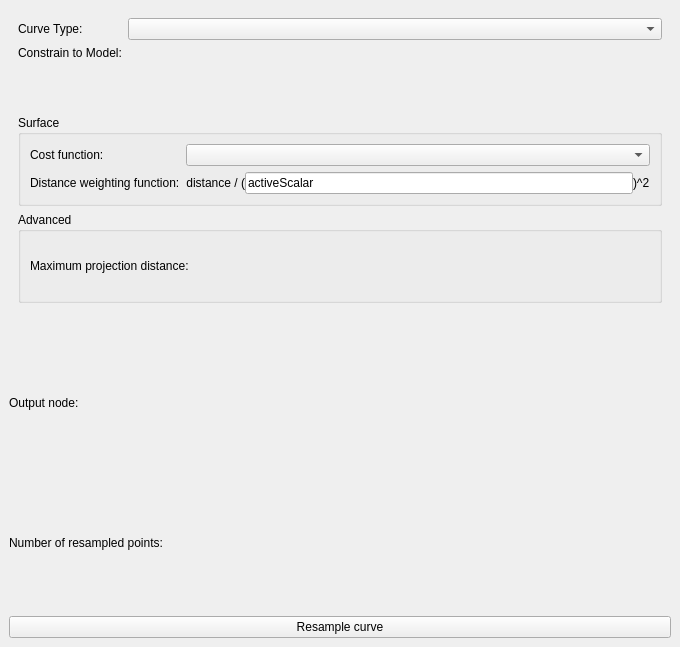
<?xml version="1.0" encoding="UTF-8"?>
<ui version="4.0">
 <class>qDMMLMarkupsCurveSettingsWidget</class>
 <widget class="QWidget" name="qDMMLMarkupsCurveSettingsWidget">
  <property name="geometry">
   <rect>
    <x>0</x>
    <y>0</y>
    <width>680</width>
    <height>647</height>
   </rect>
  </property>
  <property name="windowTitle">
   <string>Form</string>
  </property>
  <layout class="QVBoxLayout" name="verticalLayout">
   <property name="leftMargin">
    <number>0</number>
   </property>
   <property name="topMargin">
    <number>0</number>
   </property>
   <property name="rightMargin">
    <number>0</number>
   </property>
   <property name="bottomMargin">
    <number>0</number>
   </property>
   <item>
    <widget class="ctkCollapsibleButton" name="curveSettingsCollapseButton" native="true">
     <property name="text" stdset="0">
      <string>Curve Settings</string>
     </property>
     <property name="collapsed" stdset="0">
      <bool>true</bool>
     </property>
     <layout class="QVBoxLayout" name="verticalLayout_5">
      <item>
       <widget class="QWidget" name="curveSettingsWidget" native="true">
        <layout class="QVBoxLayout" name="verticalLayout_6">
         <property name="leftMargin">
          <number>9</number>
         </property>
         <property name="topMargin">
          <number>9</number>
         </property>
         <property name="rightMargin">
          <number>9</number>
         </property>
         <property name="bottomMargin">
          <number>9</number>
         </property>
         <item>
          <layout class="QFormLayout" name="formLayout_3">
           <item row="0" column="0">
            <widget class="QLabel" name="label_7">
             <property name="text">
              <string>Curve Type:</string>
             </property>
            </widget>
           </item>
           <item row="0" column="1">
            <widget class="QComboBox" name="curveTypeComboBox"/>
           </item>
           <item row="1" column="0">
            <widget class="QLabel" name="label_4">
             <property name="text">
              <string>Constrain to Model:</string>
             </property>
            </widget>
           </item>
           <item row="1" column="1">
            <widget class="qDMMLNodeComboBox" name="modelNodeSelector" native="true">
             <property name="nodeTypes" stdset="0">
              <stringlist>
               <string>vtkDMMLModelNode</string>
              </stringlist>
             </property>
             <property name="noneEnabled" stdset="0">
              <bool>true</bool>
             </property>
            </widget>
           </item>
          </layout>
         </item>
         <item>
          <widget class="ctkCollapsibleGroupBox" name="surfaceCurveCollapsibleButton">
           <property name="title">
            <string>Surface</string>
           </property>
           <property name="collapsed" stdset="0">
            <bool>false</bool>
           </property>
           <layout class="QFormLayout" name="formLayout_2">
            <item row="0" column="0">
             <widget class="QLabel" name="label_5">
              <property name="text">
               <string>Cost function:</string>
              </property>
             </widget>
            </item>
            <item row="1" column="0">
             <widget class="QLabel" name="label_6">
              <property name="text">
               <string>Distance weighting function:</string>
              </property>
              <property name="alignment">
               <set>Qt::AlignLeading|Qt::AlignLeft|Qt::AlignVCenter</set>
              </property>
             </widget>
            </item>
            <item row="1" column="1">
             <widget class="QWidget" name="scalarFunctionWidget" native="true">
              <property name="styleSheet">
               <string notr="true"/>
              </property>
              <layout class="QHBoxLayout" name="horizontalLayout_3">
               <property name="spacing">
                <number>0</number>
               </property>
               <property name="leftMargin">
                <number>0</number>
               </property>
               <property name="topMargin">
                <number>0</number>
               </property>
               <property name="rightMargin">
                <number>0</number>
               </property>
               <property name="bottomMargin">
                <number>0</number>
               </property>
               <item>
                <widget class="QLabel" name="scalarFunctionPrefixLabel">
                 <property name="sizePolicy">
                  <sizepolicy hsizetype="Minimum" vsizetype="Preferred">
                   <horstretch>0</horstretch>
                   <verstretch>0</verstretch>
                  </sizepolicy>
                 </property>
                 <property name="text">
                  <string>distance / (</string>
                 </property>
                 <property name="alignment">
                  <set>Qt::AlignRight|Qt::AlignTrailing|Qt::AlignVCenter</set>
                 </property>
                </widget>
               </item>
               <item>
                <widget class="QLineEdit" name="scalarFunctionLineEdit">
                 <property name="sizePolicy">
                  <sizepolicy hsizetype="MinimumExpanding" vsizetype="Fixed">
                   <horstretch>0</horstretch>
                   <verstretch>0</verstretch>
                  </sizepolicy>
                 </property>
                 <property name="sizeIncrement">
                  <size>
                   <width>0</width>
                   <height>0</height>
                  </size>
                 </property>
                 <property name="toolTip">
                  <string>&lt;html&gt;&lt;head/&gt;&lt;body&gt;&lt;p align=&quot;justify&quot;&gt;Function used to calculate scalar weights for pathfinding. The currently active point scalar can be accessed using the &amp;quot;activeScalar&amp;quot; variable name. All other scalars can be accessed as variables provided that they don't contain any illegal characters (&amp;quot;./* etc.).&lt;/p&gt;&lt;p&gt;Example functions: &amp;quot;activeScalar*activeScalar&amp;quot;, &amp;quot;exp(activeScalar)&amp;quot;, &amp;quot;1.0-activeScalar&amp;quot;, &amp;quot;scalarA*scalarB&amp;quot;&lt;/p&gt;&lt;/body&gt;&lt;/html&gt;</string>
                 </property>
                 <property name="text">
                  <string>activeScalar</string>
                 </property>
                </widget>
               </item>
               <item>
                <widget class="QLabel" name="scalarFunctionSuffixLabel">
                 <property name="sizePolicy">
                  <sizepolicy hsizetype="Minimum" vsizetype="Preferred">
                   <horstretch>0</horstretch>
                   <verstretch>0</verstretch>
                  </sizepolicy>
                 </property>
                 <property name="text">
                  <string>)^2</string>
                 </property>
                </widget>
               </item>
              </layout>
             </widget>
            </item>
            <item row="0" column="1">
             <widget class="QComboBox" name="costFunctionComboBox"/>
            </item>
           </layout>
          </widget>
         </item>
         <item>
          <widget class="ctkCollapsibleGroupBox" name="CurveSettingsAdvancedOptionCollapsibleGroupBox">
           <property name="title">
            <string>Advanced</string>
           </property>
           <property name="checked">
            <bool>false</bool>
           </property>
           <property name="collapsed" stdset="0">
            <bool>true</bool>
           </property>
           <property name="collapsedHeight" stdset="0">
            <number>7</number>
           </property>
           <layout class="QGridLayout" name="CurveSettingsAdvancedOptionGridLayout">
            <item row="0" column="0">
             <widget class="QLabel" name="projectCurveMaxSearchRadiusLabel">
              <property name="text">
               <string>Maximum projection distance:</string>
              </property>
             </widget>
            </item>
            <item row="0" column="1">
             <widget class="ctkSliderWidget" name="projectCurveMaxSearchRadiusSliderWidget" native="true">
              <property name="toolTip">
               <string>Select the maximum projection distance as percentage of bounding box size.</string>
              </property>
              <property name="singleStep" stdset="0">
               <double>0.100000000000000</double>
              </property>
              <property name="minimum" stdset="0">
               <double>0.000000000000000</double>
              </property>
              <property name="maximum" stdset="0">
               <double>100.000000000000000</double>
              </property>
              <property name="value" stdset="0">
               <double>25.000000000000000</double>
              </property>
              <property name="suffix" stdset="0">
               <string> %</string>
              </property>
             </widget>
            </item>
           </layout>
          </widget>
         </item>
        </layout>
       </widget>
      </item>
     </layout>
    </widget>
   </item>
   <item>
    <widget class="ctkCollapsibleButton" name="resampleCurveCollapsibleButton" native="true">
     <property name="toolTip">
      <string>Resample a curve with the number of points specified.</string>
     </property>
     <property name="text" stdset="0">
      <string>Resample</string>
     </property>
     <property name="collapsed" stdset="0">
      <bool>true</bool>
     </property>
     <layout class="QGridLayout" name="gridLayout1">
      <item row="0" column="0">
       <widget class="QLabel" name="resampleCurveOutputNodeLabel">
        <property name="text">
         <string>Output node: </string>
        </property>
       </widget>
      </item>
      <item row="1" column="0">
       <widget class="QLabel" name="resampleCurveNumerOfOutputPointsLabel">
        <property name="toolTip">
         <string>Select the number of points on the resampled curve. </string>
        </property>
        <property name="text">
         <string>Number of resampled points: </string>
        </property>
       </widget>
      </item>
      <item row="1" column="1">
       <widget class="ctkDoubleSpinBox" name="resampleCurveNumerOfOutputPointsSpinBox" native="true">
        <property name="focusPolicy">
         <enum>Qt::TabFocus</enum>
        </property>
        <property name="toolTip">
         <string>The active curve will be resamples with the number of points specified.</string>
        </property>
        <property name="decimals" stdset="0">
         <number>0</number>
        </property>
        <property name="minimum" stdset="0">
         <double>0.000000000000000</double>
        </property>
        <property name="maximum" stdset="0">
         <double>1000000.000000000000000</double>
        </property>
        <property name="singleStep" stdset="0">
         <double>1.000000000000000</double>
        </property>
        <property name="value" stdset="0">
         <double>20.000000000000000</double>
        </property>
       </widget>
      </item>
      <item row="0" column="1">
       <widget class="qDMMLNodeComboBox" name="resampleCurveOutputNodeSelector" native="true">
        <property name="toolTip">
         <string>Select a node to store the resampled curve </string>
        </property>
        <property name="nodeTypes" stdset="0">
         <stringlist>
          <string>vtkDMMLMarkupsCurveNode</string>
         </stringlist>
        </property>
        <property name="noneEnabled" stdset="0">
         <bool>true</bool>
        </property>
        <property name="addEnabled" stdset="0">
         <bool>true</bool>
        </property>
        <property name="removeEnabled" stdset="0">
         <bool>true</bool>
        </property>
        <property name="renameEnabled" stdset="0">
         <bool>true</bool>
        </property>
        <property name="selectNodeUponCreation" stdset="0">
         <bool>true</bool>
        </property>
        <property name="noneDisplay" stdset="0">
         <string>(Overwrite current node)</string>
        </property>
       </widget>
      </item>
      <item row="4" column="0" colspan="3">
       <widget class="QPushButton" name="resampleCurveButton">
        <property name="toolTip">
         <string>Resamples the active curve with the number of points specified.</string>
        </property>
        <property name="text">
         <string>Resample curve</string>
        </property>
       </widget>
      </item>
     </layout>
    </widget>
   </item>
  </layout>
 </widget>
 <customwidgets>
  <customwidget>
   <class>ctkCollapsibleButton</class>
   <extends>QWidget</extends>
   <header>ctkCollapsibleButton.h</header>
   <container>1</container>
  </customwidget>
  <customwidget>
   <class>ctkCollapsibleGroupBox</class>
   <extends>QGroupBox</extends>
   <header>ctkCollapsibleGroupBox.h</header>
   <container>1</container>
  </customwidget>
  <customwidget>
   <class>qDMMLNodeComboBox</class>
   <extends>QWidget</extends>
   <header>qDMMLNodeComboBox.h</header>
   <container>1</container>
  </customwidget>
  <customwidget>
   <class>ctkSliderWidget</class>
   <extends>QWidget</extends>
   <header>ctkSliderWidget.h</header>
  </customwidget>
  <customwidget>
   <class>ctkDoubleSpinBox</class>
   <extends>QWidget</extends>
   <header>ctkDoubleSpinBox.h</header>
  </customwidget>
 </customwidgets>
 <resources/>
 <connections>
 </connections>
</ui>
